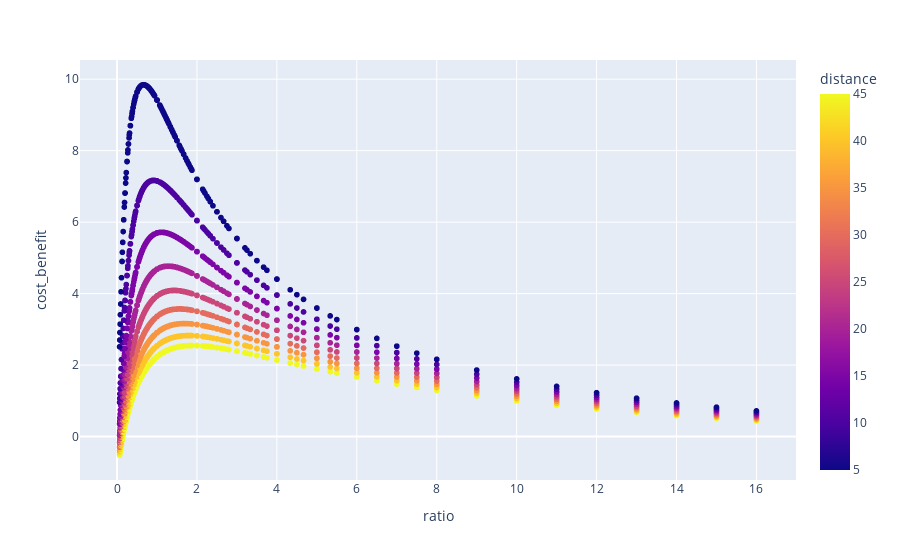

Notebook code cell kept with this figure:
### Code cell
px.scatter(df, x="ratio", y="cost_benefit", color="distance")

### Figure 1 — Plotly figure (JSON) as saved in the notebook; plotly's stock layout.template omitted (floating-point values rounded to 4 significant figures; data arrays with more than 128 entries replaced by an {"elided": "..."} marker saying what was removed)
{"data": [{"hovertemplate": "ratio=%{x}<br>cost_benefit=%{y}<br>distance=%{marker.color}<extra></extra>", "legendgroup": "", "marker": {"color": {"elided": "2304 int values"}, "coloraxis": "coloraxis", "symbol": "circle"}, "mode": "markers", "name": "", "showlegend": false, "type": "scattergl", "x": {"elided": "2304 float values"}, "xaxis": "x", "y": {"elided": "2304 float values"}, "yaxis": "y"}], "layout": {"coloraxis": {"colorbar": {"title": {"text": "distance"}}, "colorscale": [[0, "#0d0887"], [0.1111, "#46039f"], [0.2222, "#7201a8"], [0.3333, "#9c179e"], [0.4444, "#bd3786"], [0.5556, "#d8576b"], [0.6667, "#ed7953"], [0.7778, "#fb9f3a"], [0.8889, "#fdca26"], [1, "#f0f921"]]}, "legend": {"tracegroupgap": 0}, "margin": {"t": 60}, "xaxis": {"anchor": "y", "domain": [0, 1], "title": {"text": "ratio"}}, "yaxis": {"anchor": "x", "domain": [0, 1], "title": {"text": "cost_benefit"}}}}
